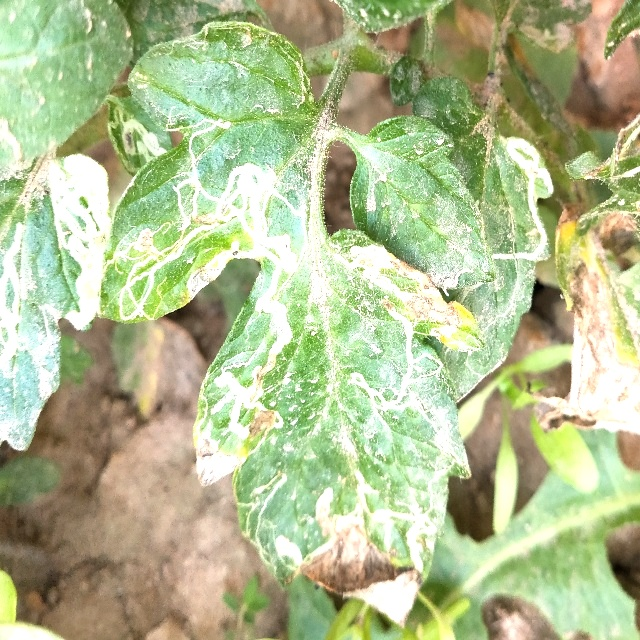
#> input picture data/brightness.jpg, 640 x 640 px; its folder holds only this picture in this run
$ python -i gmc.py   (imports and definitions only)
#> lines starting #> are read from the running program, lines starting #| are printed output that depends on the picture
#> further down, picture is the input picture: shape (640, 640, 3); mean B, G, R 145.3, 188.5, 177.7
# Ultralytics YOLO 🚀, AGPL-3.0 license

import copy

import cv2
import numpy as np

from ultralytics.utils import LOGGER


class GMC:
    """
    Generalized Motion Compensation (GMC) class for tracking and object detection in video frames.

    This class provides methods for tracking and detecting objects based on several tracking algorithms including ORB,
    SIFT, ECC, and Sparse Optical Flow. It also supports downscaling of frames for computational efficiency.

    Attributes:
        method (str): The method used for tracking. Options include 'orb', 'sift', 'ecc', 'sparseOptFlow', 'none'.
        downscale (int): Factor by which to downscale the frames for processing.
        prevFrame (np.ndarray): Stores the previous frame for tracking.
        prevKeyPoints (list): Stores the keypoints from the previous frame.
        prevDescriptors (np.ndarray): Stores the descriptors from the previous frame.
        initializedFirstFrame (bool): Flag to indicate if the first frame has been processed.

    Methods:
        __init__(self, method='sparseOptFlow', downscale=2): Initializes a GMC object with the specified method
                                                              and downscale factor.
        apply(self, raw_frame, detections=None): Applies the chosen method to a raw frame and optionally uses
                                                 provided detections.
        applyEcc(self, raw_frame, detections=None): Applies the ECC algorithm to a raw frame.
        applyFeatures(self, raw_frame, detections=None): Applies feature-based methods like ORB or SIFT to a raw frame.
        applySparseOptFlow(self, raw_frame, detections=None): Applies the Sparse Optical Flow method to a raw frame.
    """

    def __init__(self, method: str = "sparseOptFlow", downscale: int = 2) -> None:
        """
        Initialize a video tracker with specified parameters.

        Args:
            method (str): The method used for tracking. Options include 'orb', 'sift', 'ecc', 'sparseOptFlow', 'none'.
            downscale (int): Downscale factor for processing frames.
        """
        super().__init__()

        self.method = method
        self.downscale = max(1, downscale)

        if self.method == "orb":
            self.detector = cv2.FastFeatureDetector_create(20)
            self.extractor = cv2.ORB_create()
            self.matcher = cv2.BFMatcher(cv2.NORM_HAMMING)

        elif self.method == "sift":
            self.detector = cv2.SIFT_create(nOctaveLayers=3, contrastThreshold=0.02, edgeThreshold=20)
            self.extractor = cv2.SIFT_create(nOctaveLayers=3, contrastThreshold=0.02, edgeThreshold=20)
            self.matcher = cv2.BFMatcher(cv2.NORM_L2)

        elif self.method == "ecc":
            number_of_iterations = 5000
            termination_eps = 1e-6
            self.warp_mode = cv2.MOTION_EUCLIDEAN
            self.criteria = (cv2.TERM_CRITERIA_EPS | cv2.TERM_CRITERIA_COUNT, number_of_iterations, termination_eps)

        elif self.method == "sparseOptFlow":
            self.feature_params = dict(
                maxCorners=1000, qualityLevel=0.01, minDistance=1, blockSize=3, useHarrisDetector=False, k=0.04
            )

        elif self.method in {"none", "None", None}:
            self.method = None
        else:
            raise ValueError(f"Error: Unknown GMC method:{method}")

        self.prevFrame = None
        self.prevKeyPoints = None
        self.prevDescriptors = None
        self.initializedFirstFrame = False

    def apply(self, raw_frame: np.array, detections: list = None) -> np.array:
        """
        Apply object detection on a raw frame using specified method.

        Args:
            raw_frame (np.ndarray): The raw frame to be processed.
            detections (list): List of detections to be used in the processing.

        Returns:
            (np.ndarray): Processed frame.

        Examples:
            >>> gmc = GMC()
            >>> gmc.apply(np.array([[1, 2, 3], [4, 5, 6]]))
            array([[1, 2, 3],
                   [4, 5, 6]])
        """
        if self.method in {"orb", "sift"}:
            return self.applyFeatures(raw_frame, detections)
        elif self.method == "ecc":
            return self.applyEcc(raw_frame)
        elif self.method == "sparseOptFlow":
            return self.applySparseOptFlow(raw_frame)
        else:
            return np.eye(2, 3)

    # [187 lines left out: functions applyEcc, applyFeatures, not called in this run]

    def applySparseOptFlow(self, raw_frame: np.array) -> np.array:
        """
        Apply Sparse Optical Flow method to a raw frame.

        Args:
            raw_frame (np.ndarray): The raw frame to be processed.

        Returns:
            (np.ndarray): Processed frame.

        Examples:
            >>> gmc = GMC()
            >>> gmc.applySparseOptFlow(np.array([[1, 2, 3], [4, 5, 6]]))
            array([[1, 2, 3],
                   [4, 5, 6]])
        """
        height, width, _ = raw_frame.shape
#> height = 640; width = 640
        frame = cv2.cvtColor(raw_frame, cv2.COLOR_BGR2GRAY)
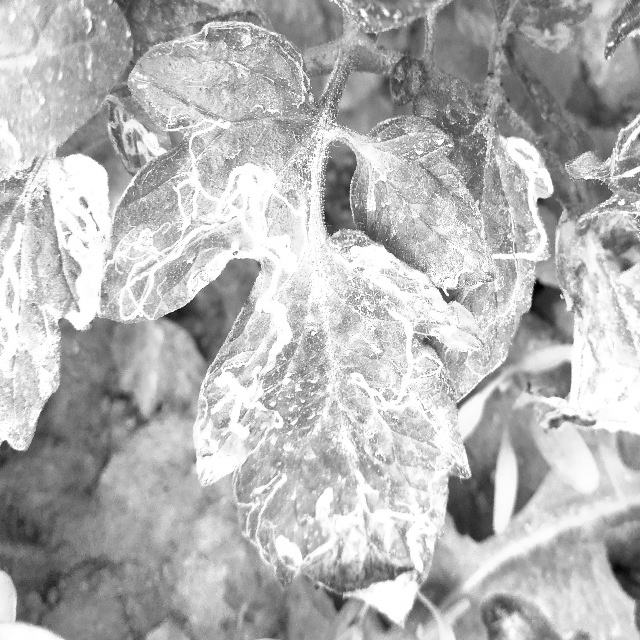
#> frame: shape (640, 640); min 0, max 255, mean 180.4
        H = np.eye(2, 3)

        # Downscale image
        if self.downscale > 1.0:
            frame = cv2.resize(frame, (width // self.downscale, height // self.downscale))
#> frame: shape (320, 320)

        # Find the keypoints
        keypoints = cv2.goodFeaturesToTrack(frame, mask=None, **self.feature_params)
#> keypoints = 1000 rows, first 8: [2, 221], [269, 99], [224, 145], [268, 140], [306, 21], [224, 147], [297, 210], [225, 72]

        # Handle first frame
        if not self.initializedFirstFrame or self.prevKeyPoints is None:
            self.prevFrame = frame.copy()
            self.prevKeyPoints = copy.copy(keypoints)
#> self.prevKeyPoints has the same summary as keypoints
            self.initializedFirstFrame = True
            return H

        # Find correspondences
        matchedKeypoints, status, _ = cv2.calcOpticalFlowPyrLK(self.prevFrame, frame, self.prevKeyPoints, None)

        # Leave good correspondences only
        prevPoints = []
        currPoints = []

        for i in range(len(status)):
            if status[i]:
                prevPoints.append(self.prevKeyPoints[i])
                currPoints.append(matchedKeypoints[i])

        prevPoints = np.array(prevPoints)
        currPoints = np.array(currPoints)

        # Find rigid matrix
        if (prevPoints.shape[0] > 4) and (prevPoints.shape[0] == prevPoints.shape[0]):
            H, _ = cv2.estimateAffinePartial2D(prevPoints, currPoints, cv2.RANSAC)

            if self.downscale > 1.0:
                H[0, 2] *= self.downscale
                H[1, 2] *= self.downscale
        else:
            LOGGER.warning("WARNING: not enough matching points")

        self.prevFrame = frame.copy()
        self.prevKeyPoints = copy.copy(keypoints)

        return H

    # [6 lines left out: function reset_params, not called in this run]

>>> import cv2
>>> picture = cv2.imread('../../../data/brightness.jpg')
>>> result = GMC().apply(picture)
#> result = [[1, 0, 0], [0, 1, 0]]
